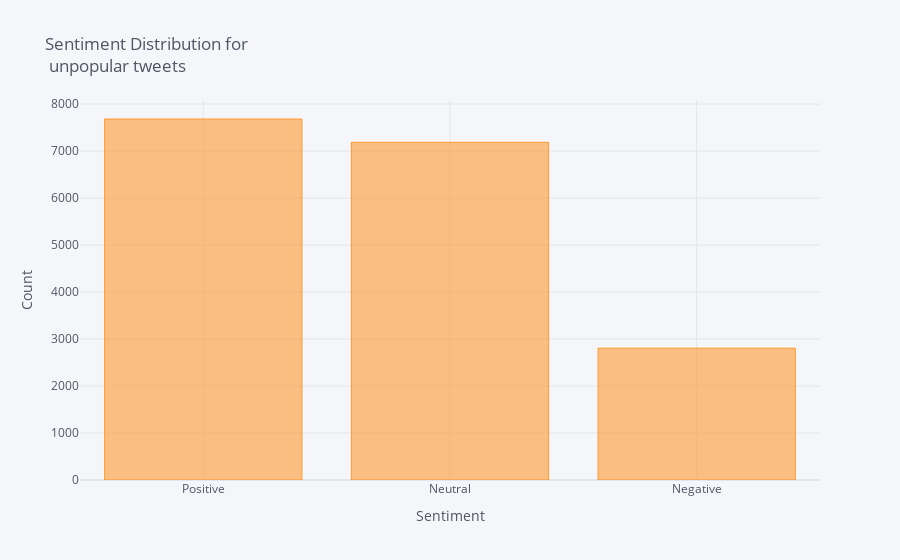

Notebook cell for this chart:
### Markdown cell above
Least Popular:

### Code cell
df_unpopular = df[df['retweet_count'] <= 100]
df_unpopular['Sentiment'].value_counts().iplot(kind='bar', xTitle='Sentiment',
                                    yTitle='Count', title = ('Sentiment Distribution for <br> unpopular tweets'))

### Figure 1 — Plotly figure (JSON) as saved in the notebook; plotly's stock layout.template omitted (floating-point values rounded to 4 significant figures)
{"data": [{"marker": {"color": "rgba(255, 153, 51, 0.6)", "line": {"color": "rgba(255, 153, 51, 1.0)", "width": 1}}, "name": "Sentiment", "orientation": "v", "text": "", "type": "bar", "x": ["Positive", "Neutral", "Negative"], "y": [7682, 7186, 2805]}], "layout": {"legend": {"bgcolor": "#F5F6F9", "font": {"color": "#4D5663"}}, "paper_bgcolor": "#F5F6F9", "plot_bgcolor": "#F5F6F9", "title": {"font": {"color": "#4D5663"}, "text": "Sentiment Distribution for <br> unpopular tweets"}, "xaxis": {"gridcolor": "#E1E5ED", "showgrid": true, "tickfont": {"color": "#4D5663"}, "title": {"font": {"color": "#4D5663"}, "text": "Sentiment"}, "zerolinecolor": "#E1E5ED"}, "yaxis": {"gridcolor": "#E1E5ED", "showgrid": true, "tickfont": {"color": "#4D5663"}, "title": {"font": {"color": "#4D5663"}, "text": "Count"}, "zerolinecolor": "#E1E5ED"}}}
